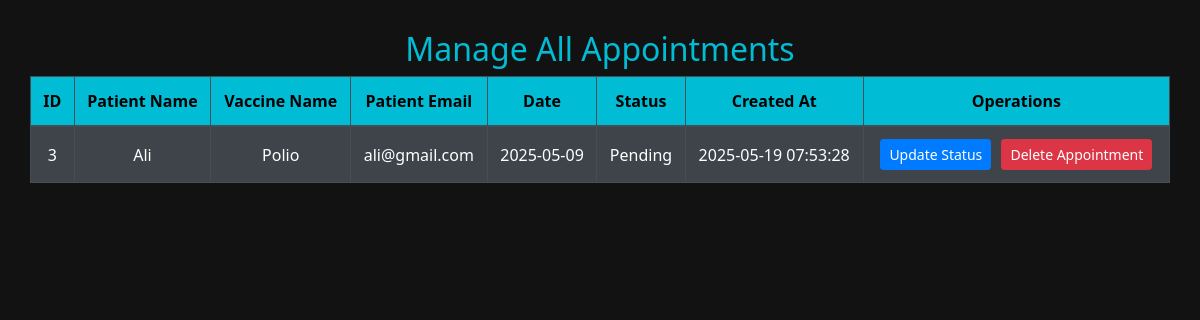
Screenshot of /Vaccination-System/manage_appoinmnets.php with the database file from the repository.
### tables this page shows
CREATE TABLE `appointments` (
  `id` int(11) NOT NULL,
  `patient_name` varchar(100) DEFAULT NULL,
  `vaccine_name` varchar(100) DEFAULT NULL,
  `patient_email` varchar(100) DEFAULT NULL,
  `appointment_date` date DEFAULT NULL,
  `status` enum('Pending','Approved','Rejected') DEFAULT 'Pending',
  `created_at` timestamp NOT NULL DEFAULT current_timestamp()
);

### Vaccination-System/manage_appoinmnets.php (the view, shortened to what this page needs)
<?php
include "db_connection.php";
$query = "SELECT * FROM appointments";
$result = mysqli_query($conn, $query);
?>
<!DOCTYPE html>
<html>
<head>
  <link rel="stylesheet" href="https://cdn.jsdelivr.net/npm/bootstrap@4.3.1/dist/css/bootstrap.min.css">
</head>
<body>
  <h2>Manage All Appointments</h2>
  <table class="table table-bordered table-dark table-striped">
    <thead>
      <tr>
        <th>ID</th>
        <th>Patient Name</th>
        <th>Vaccine Name</th>
        <th>Patient Email</th>
        <th>Date</th>
        <th>Status</th>
        <th>Created At</th>
        <th>Operations</th>
      </tr>
    </thead>
    <tbody>
      <?php while ($row = mysqli_fetch_array($result)) {
        $id = $row['id'];
      ?>
        <tr>
          <td><?php echo $id; ?></td>
          <td><?php echo $row['patient_name']; ?></td>
          <td><?php echo $row['vaccine_name']; ?></td>
          <td><?php echo $row['patient_email']; ?></td>
          <td><?php echo $row['appointment_date']; ?></td>
          <td><?php echo $row['status']; ?></td>
          <td><?php echo $row['created_at']; ?></td>
          <td>
            <a href="update_appointment.php?id=<?= $id ?>" class="btn btn-primary btn-sm">Update Status</a>
            <a href="delete_appointment.php?id=<?= $id ?>" class="btn btn-danger btn-sm" onclick="return confirm('Are you sure you want to delete this appointment?')">Delete Appointment</a>
          </td>
        </tr>
      <?php } ?>
    </tbody>
  </table>
</body>
</html>

### Vaccination-System/manage_appoinmnets.php (style rules this page uses)
body { background-color: #121212; color: #ffffff; font-family: 'Segoe UI', Tahoma, Geneva, Verdana, sans-serif; padding: 30px; }
h2 { text-align: center; color: #00bcd4; }
.table th { background-color: #00bcd4; color: #000; }
.table td, .table th { text-align: center; vertical-align: middle; }
a.btn { margin: 0 3px; }

### rows the page displays
appointments: id "3", patient_name "Ali", vaccine_name "Polio", patient_email "ali@gmail.com", appointment_date "2025-05-09", status "Pending", created_at "2025-05-19 07:53:28"
